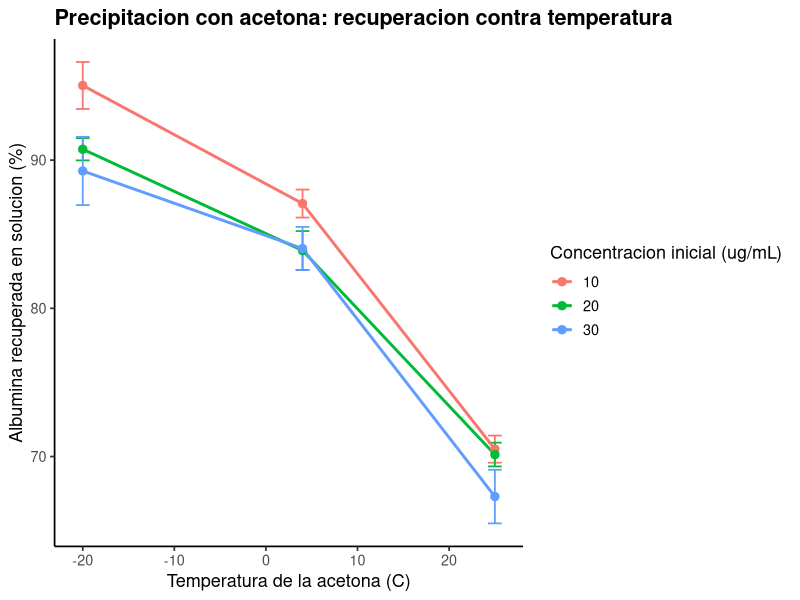
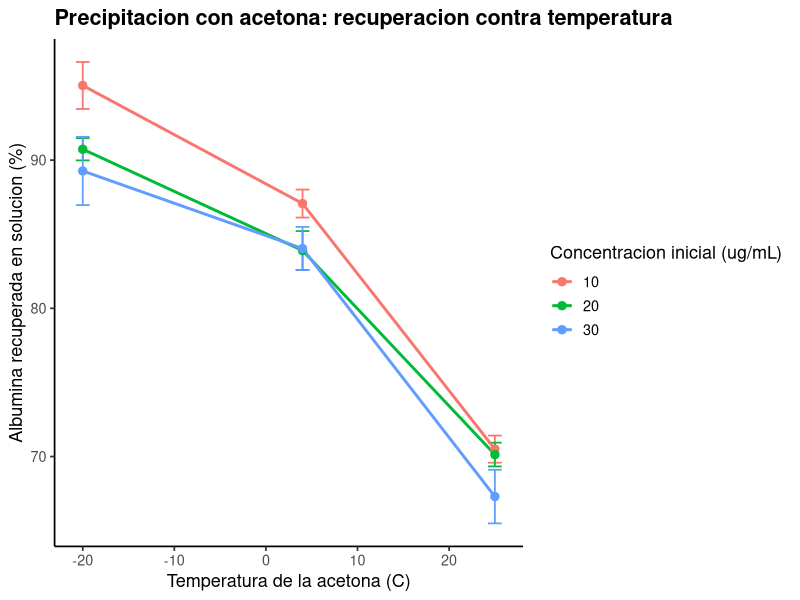

The R script that drew these images, in order:
# ==========================================================================
# P5. Precipitacion de albumina con acetona
# ==========================================================================
# Autor: Dr. Jose Juan Torres Martinez
# Docente de Ciencias Quimicas
# Universidad Autonoma de San Luis Potosi (UASLP)
# Mexico
#
# Material academico para estudiantes
# Serie "Bioseparaciones" - Laboratorio, Practica 5. Acetona
#
# Descripcion: Practica 5 del laboratorio: la mesa de precipitacion con acetona, con el solvente frio. Aqui se calcula el porcentaje de albumina recuperada en solucion despues de precipitar con acetona a -20, 4 y 25 C, para tres concentraciones iniciales (10, 20 y 30 ug/mL). Se compara la recuperacion entre temperaturas y se grafica el porcentaje recuperado contra la temperatura del solvente. Lo que se aprende aqui dice a que temperatura conviene precipitar con acetona para recuperar mas proteina.
#
# Objetivos de aprendizaje:
#   - Calcular el porcentaje de proteina recuperada por condicion.
#   - Comparar la recuperacion a -20, 4 y 25 C.
#   - Relacionar la temperatura baja con menor desnaturalizacion.

# Datos: datos_acetona.csv (porcentaje de albumina recuperada medido por Bradford, 3 replicas por temperatura y concentracion inicial).
# Desarrollo: llegamos a la mesa de precipitacion con acetona, con el congelador a -20 C al lado. Primera parada: resumir la recuperacion por temperatura y por concentracion inicial. Segunda parada: la grafica de recuperacion contra temperatura. En cada parada calculamos y comentamos que significa el resultado antes de seguir.
# ==========================================================================

library(tidyverse)

# --------------------------------------------------------------------------
# Protocolo (Manual de Practicas, Practica 5. Acetona)
# --------------------------------------------------------------------------
# Paso 1. En 4 tubos de centrifuga diluir la solucion de albumina (100 ug/mL) con el buffer de fosfato para obtener 10 ug/mL en un volumen final de 200 uL.
# Paso 2. Repetir lo anterior para obtener 4 tubos con 20 ug/mL y 4 mas con 30 ug/mL. En total son 12 tubos: 4 por concentracion.
# Paso 3. A 3 tubos (uno de cada concentracion) adicionar 800 uL de acetona a -20 C, agregando de 200 uL en 200 uL. Mezclar los tubos.
# Paso 4. Repetir lo anterior con acetona a 4 C y a 25 C, en 3 tubos con distintas concentraciones cada vez.
# Paso 5. Incubar los tubos 45 min a la temperatura correspondiente. Mantener los 3 tubos restantes a 25 C (a los que no se les adiciono acetona) como controles.
# Paso 6. Sedimentar el precipitado centrifugando los tubos a 15000g por 5 min a 4 C.
# Paso 7. Retirar el sobrenadante con mucho cuidado, sin perturbar el precipitado, y colocar el sobrenadante de todos los tubos en un mismo recipiente.
# Paso 8. Secar el precipitado 5 min a temperatura ambiente invirtiendo los tubos sobre una toalla de papel, sin perturbar el precipitado.
# Paso 9. Resuspender el precipitado de cada tubo en 200 uL de buffer de fosfato agitando suavemente. Cuantificar la concentracion de albumina en los 12 tubos (Bradford) y determinar el porcentaje de proteina recuperada en solucion para los tubos tratados con acetona. Centrifugar los tubos para separar la solucion del material que no se haya disuelto; diluir la muestra si hace falta.
# Nota: el manual trabaja con 12 tubos en total (uno por condicion) y los 3 tubos sin acetona son los controles a 25 C; los porcentajes se resumen por temperatura y concentracion a partir de las 3 replicas del CSV.
# Seguridad y reglas (manual): adicionar el solvente lentamente, en porciones de 200 uL; no perturbar el precipitado al retirar el sobrenadante ni al secar; bata blanca obligatoria y guantes cuando se indique.

# --------------------------------------------------------------------------
# Parada 1. Leer los datos y resumir por temperatura y concentracion
# --------------------------------------------------------------------------
# Estamos en la mesa con la acetona a tres temperaturas. Precipitamos la albumina, la redisolvemos y medimos por Bradford cuanta se recupero: resumimos el porcentaje por temperatura y por concentracion inicial, y despues la media por temperatura.
datos <- read_csv("datos_acetona.csv", show_col_types = FALSE)

resumen <- datos %>%
  group_by(temperatura_C, concentracion_inicial_ug_ml) %>%
  summarise(
    recuperacion_media = mean(porcentaje_recuperado),
    de = sd(porcentaje_recuperado),
    .groups = "drop"
  )

print(resumen)

# Recuperacion media por temperatura (todas las concentraciones).
por_temp <- resumen %>%
  group_by(temperatura_C) %>%
  summarise(
    recuperacion_media = mean(recuperacion_media),
    .groups = "drop"
  )
print(por_temp)

# --------------------------------------------------------------------------
# Parada 2. Grafica: porcentaje recuperado contra temperatura
# --------------------------------------------------------------------------
# Graficamos el porcentaje recuperado contra la temperatura de la acetona: cada curva es una concentracion inicial y cada punto lleva su barra de desviacion.
grafica <- ggplot(
  resumen,
  aes(x = temperatura_C, y = recuperacion_media,
      color = factor(concentracion_inicial_ug_ml),
      group = concentracion_inicial_ug_ml)
) +
  geom_errorbar(aes(ymin = recuperacion_media - de,
                    ymax = recuperacion_media + de),
                width = 1.5, linewidth = 0.6) +
  geom_line(linewidth = 1) +
  geom_point(size = 2.5) +
  labs(
    x = "Temperatura de la acetona (C)",
    y = "Albumina recuperada en solucion (%)",
    color = "Concentracion inicial (ug/mL)",
    title = "Precipitacion con acetona: recuperacion contra temperatura"
  ) +
  theme_classic(base_size = 13) +
  theme(plot.title = element_text(face = "bold"))

print(grafica)

# --------------------------------------------------------------------------
# 3. Exportar la grafica
# --------------------------------------------------------------------------
# Antes de salir de la mesa de precipitacion con acetona guardamos la grafica de la practica.
ggsave("05_acetona.png", grafica,
       width = 18, height = 12, units = "cm", dpi = 300)

# --------------------------------------------------------------------------
# Interpretacion
# --------------------------------------------------------------------------
# Grafica (porcentaje recuperado contra temperatura): el eje x es la temperatura de la acetona en C y el eje y es la albumina recuperada en solucion en %.
# - La recuperacion es mayor con acetona fria: cerca de 92% a -20 C contra cerca de 69% a 25 C. Esto significa que el frio protege la estructura de la proteina para redisolverla despues, y por eso lo siguiente es precipitar con acetona fria.
# - La concentracion inicial cambia poco la recuperacion: la temperatura es el factor que manda. Esto significa que al planear la precipitacion lo primero que se fija es la temperatura, no la concentracion de partida.

# --------------------------------------------------------------------------
# Que aprendimos
# --------------------------------------------------------------------------
# - El solvente organico precipita la proteina y el frio protege su estructura para redisolverla despues.
# - El porcentaje recuperado se mide con Bradford antes y despues de la precipitacion.
# Terminamos la practica en la mesa de precipitacion con acetona: ya sabemos que el frio da la mejor recuperacion. Seguimos a la siguiente practica: el equipo FPLC, donde se prepara la columna para la cromatografia.
